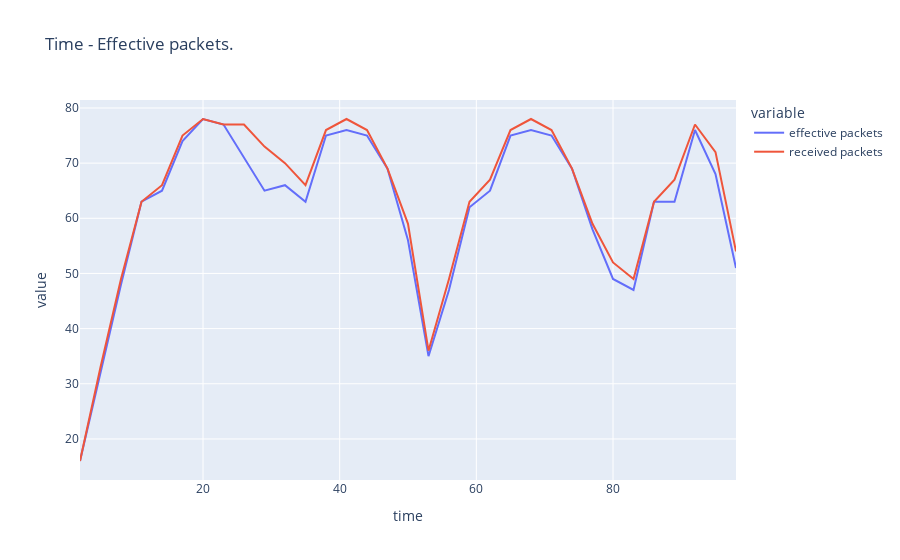
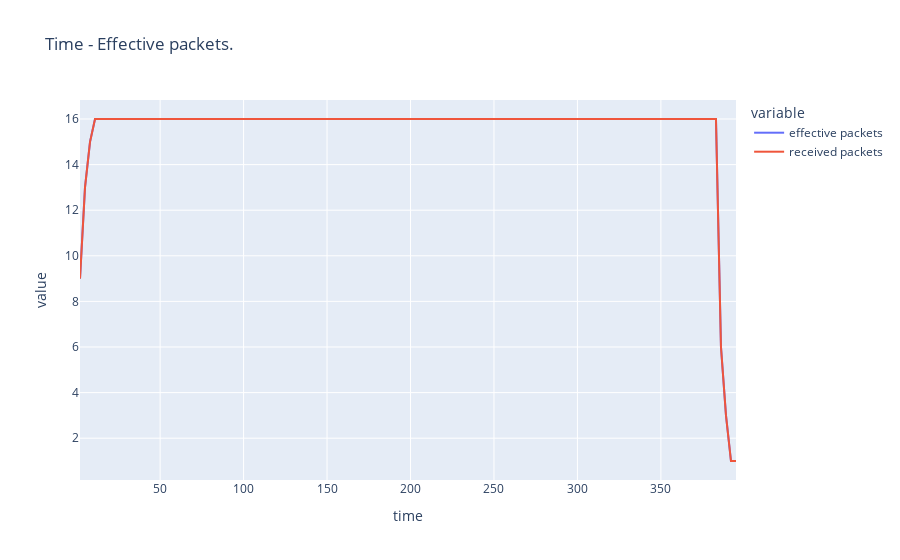

The cell these charts' notebook holds for them, in order:
### Code cell
fig = px.line(df.query("type=='receive'"), x="time", y=["effective packets","received packets"],title='Time - Effective packets.')
fig.show()
fig = px.line(df2.query("type=='receive'"), x="time", y=["effective packets","received packets"],title='Time - Effective packets.')
fig.show()

### Figure 1 — Plotly figure (JSON) as saved in the notebook; plotly's stock layout.template omitted (floating-point values rounded to 4 significant figures)
{"data": [{"hovertemplate": "variable=effective packets<br>time=%{x}<br>value=%{y}<extra></extra>", "legendgroup": "effective packets", "line": {"color": "#636efa", "dash": "solid"}, "marker": {"symbol": "circle"}, "mode": "lines", "name": "effective packets", "orientation": "v", "showlegend": true, "type": "scatter", "x": [2, 5, 8, 11, 14, 17, 20, 23, 26, 29, 32, 35, 38, 41, 44, 47, 50, 53, 56, 59, 62, 65, 68, 71, 74, 77, 80, 83, 86, 89, 92, 95, 98], "xaxis": "x", "y": [16, 32, 48, 63, 65, 74, 78, 77, 71, 65, 66, 63, 75, 76, 75, 69, 56, 35, 47, 62, 65, 75, 76, 75, 69, 58, 49, 47, 63, 63, 76, 68, 51], "yaxis": "y"}, {"hovertemplate": "variable=received packets<br>time=%{x}<br>value=%{y}<extra></extra>", "legendgroup": "received packets", "line": {"color": "#EF553B", "dash": "solid"}, "marker": {"symbol": "circle"}, "mode": "lines", "name": "received packets", "orientation": "v", "showlegend": true, "type": "scatter", "x": [2, 5, 8, 11, 14, 17, 20, 23, 26, 29, 32, 35, 38, 41, 44, 47, 50, 53, 56, 59, 62, 65, 68, 71, 74, 77, 80, 83, 86, 89, 92, 95, 98], "xaxis": "x", "y": [16, 33, 49, 63, 66, 75, 78, 77, 77, 73, 70, 66, 76, 78, 76, 69, 59, 36, 49, 63, 67, 76, 78, 76, 69, 59, 52, 49, 63, 67, 77, 72, 54], "yaxis": "y"}], "layout": {"autosize": true, "legend": {"title": {"text": "variable"}, "tracegroupgap": 0}, "title": {"text": "Time - Effective packets."}, "xaxis": {"anchor": "y", "autorange": true, "domain": [0, 1], "range": [2, 98], "title": {"text": "time"}, "type": "linear"}, "yaxis": {"anchor": "x", "autorange": true, "domain": [0, 1], "range": [12.56, 81.44], "title": {"text": "value"}, "type": "linear"}}}

### Figure 2 — Plotly figure (JSON) as saved in the notebook; plotly's stock layout.template omitted (floating-point values rounded to 4 significant figures; data arrays with more than 128 entries replaced by an {"elided": "..."} marker saying what was removed)
{"data": [{"hovertemplate": "variable=effective packets<br>time=%{x}<br>value=%{y}<extra></extra>", "legendgroup": "effective packets", "line": {"color": "#636efa", "dash": "solid"}, "marker": {"symbol": "circle"}, "mode": "lines", "name": "effective packets", "orientation": "v", "showlegend": true, "type": "scatter", "x": {"elided": "132 int values"}, "xaxis": "x", "y": {"elided": "132 int values"}, "yaxis": "y"}, {"hovertemplate": "variable=received packets<br>time=%{x}<br>value=%{y}<extra></extra>", "legendgroup": "received packets", "line": {"color": "#EF553B", "dash": "solid"}, "marker": {"symbol": "circle"}, "mode": "lines", "name": "received packets", "orientation": "v", "showlegend": true, "type": "scatter", "x": {"elided": "132 int values"}, "xaxis": "x", "y": {"elided": "132 int values"}, "yaxis": "y"}], "layout": {"autosize": true, "legend": {"title": {"text": "variable"}, "tracegroupgap": 0}, "title": {"text": "Time - Effective packets."}, "xaxis": {"anchor": "y", "autorange": true, "domain": [0, 1], "range": [2, 395], "title": {"text": "time"}, "type": "linear"}, "yaxis": {"anchor": "x", "autorange": true, "domain": [0, 1], "range": [0.1667, 16.83], "title": {"text": "value"}, "type": "linear"}}}
